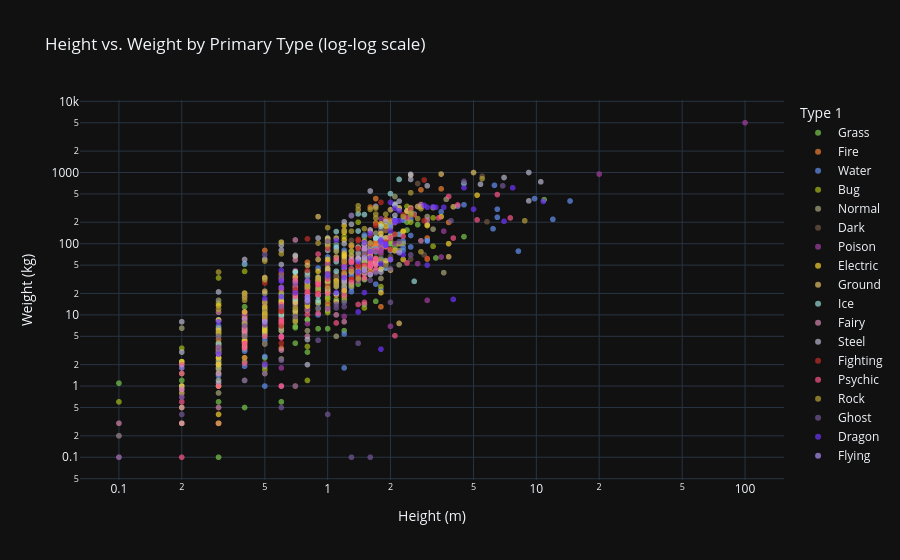

This figure's notebook cell:
### Code cell
# --- 1c: Height vs Weight scatter (log scale, interactive) ---
fig = px.scatter(
    pokes[pokes['BMI'] < 500],
    x='Height (m)', y='Weight (kg)',
    color='Type 1',
    color_discrete_map=TYPE_COLORS,
    hover_name='Pokemon',
    hover_data=['BMI', 'Role', 'Generation'],
    log_x=True, log_y=True,
    title='Height vs. Weight by Primary Type (log-log scale)',
    template='plotly_dark',
    opacity=0.7
)
fig.show()

### Figure 1 — Plotly figure (JSON) as saved in the notebook; plotly's stock layout.template omitted (floating-point values rounded to 4 significant figures; data arrays with more than 128 entries replaced by an {"elided": "..."} marker saying what was removed)
{"data": [{"customdata": {"elided": "113x3 mixed values"}, "hovertemplate": "<b>%{hovertext}</b><br><br>Type 1=Grass<br>Height (m)=%{x}<br>Weight (kg)=%{y}<br>BMI=%{customdata[0]}<br>Role=%{customdata[1]}<br>Generation=%{customdata[2]}<extra></extra>", "hovertext": ["Bulbasaur", "Ivysaur", "Venusaur", "Venusaur", "Oddish", "Gloom", "Vileplume", "Bellsprout", "Weepinbell", "Victreebel", "Victreebel", "Exeggcute", "Exeggutor", "Exeggutor", "Tangela", "Chikorita", "Bayleef", "Meganium", "Meganium", "Bellossom", "Hoppip", "Skiploom", "Jumpluff", "Sunkern", "Sunflora", "Treecko", "Grovyle", "Sceptile", "Sceptile", "Seedot", "Nuzleaf", "Shiftry", "Shroomish", "Breloom", "Roselia", "Cacnea", "Cacturne", "Tropius", "Turtwig", "Grotle", "Torterra", "Budew", "Roserade", "Cherubi", "Cherrim", "Carnivine", "Snover", "Abomasnow", "Abomasnow", "Tangrowth", "Leafeon", "Shaym", "Shaymin", "Snivy", "Servine", "Serperior", "Pansage", "Simisage", "Cottonee", "Whimsicott", "Petilil", "Lilligant", "Lilligant", "Maractus", "Foongus", "Amoonguss", "Ferroseed", "Ferrothorn", "Virizion", "Chespin", "Quilladin", "Chesnaught", "Chesnaught", "Skiddo", "Gogoat", "Rowlet", "Dartrix", "Decidueye", "Decidueye", "Fomantis", "Lurantis", "Morelull", "Shiinotic", "Bounsweet", "Steenee", "Tsareena", "Tapu Bulu", "Kartana", "Grookey", "Thwackey", "Rillaboom", "Gossifleur", "Eldegoss", "Applin", "Flapple", "Appletun", "Sprigatito", "Floragato", "Meowscarada", "Smoliv", "Dolliv", "Arboliva", "Bramblin", "Brambleghast", "Capsakid", "Scovillain", "Brute Bonnet", "Iron Leaves", "Dipplin", "Poltchageist", "Sinistcha", "Ogerpon", "Hydrapple"], "legendgroup": "Grass", "marker": {"color": "#7AC74C", "opacity": 0.7, "symbol": "circle"}, "mode": "markers", "name": "Grass", "showlegend": true, "type": "scattergl", "x": [0.7, 1.0, 2.0, 2.4, 0.5, 0.8, 1.2, 0.7, 1.0, 1.7, 4.5, 0.4, 2.0, 10.9, 1.0, 0.9, 1.2, 1.8, 2.4, 0.4, 0.4, 0.6, 0.8, 0.3, 0.8, 0.5, 0.9, 1.7, 1.9, 0.5, 1.0, 1.3, 0.4, 1.2, 0.3, 0.4, 1.3, 2.0, 0.4, 1.1, 2.2, 0.2, 0.9, 0.4, 0.5, 1.4, 1.0, 2.2, 2.7, 2.0, 1.0, 0.2, 0.4, 0.6, 0.8, 3.3, 0.6, 1.1, 0.3, 0.7, 0.5, 1.1, 1.2, 1.0, 0.2, 0.6, 0.6, 1.0, 2.0, 0.4, 0.7, 1.6, 1.6, 0.9, 1.7, 0.3, 0.7, 1.6, 1.6, 0.3, 0.9, 0.2, 1.0, 0.3, 0.7, 1.2, 1.9, 0.3, 0.3, 0.7, 2.1, 0.4, 0.5, 0.2, 0.3, 0.4, 0.4, 0.9, 1.5, 0.3, 0.6, 1.4, 0.6, 1.2, 0.3, 0.9, 1.2, 1.5, 0.4, 0.1, 0.2, 1.2, 1.8], "xaxis": "x", "y": [6.9, 13.0, 100.0, 155.5, 5.4, 8.6, 18.6, 4.0, 6.4, 15.5, 125.5, 2.5, 120.0, 415.6, 35.0, 6.4, 15.8, 100.5, 201.0, 5.8, 0.5, 1.0, 3.0, 1.8, 8.5, 5.0, 21.6, 52.2, 55.2, 4.0, 28.0, 59.6, 4.5, 39.2, 2.0, 51.3, 77.4, 100.0, 10.2, 97.0, 310.0, 1.2, 14.5, 3.3, 9.3, 27.0, 50.5, 135.5, 185.0, 128.6, 25.5, 2.1, 5.2, 8.1, 16.0, 63.0, 10.5, 30.5, 0.6, 6.6, 6.6, 16.3, 19.2, 28.0, 1.0, 10.5, 18.8, 110.0, 200.0, 9.0, 29.0, 90.0, 90.0, 31.0, 91.0, 1.5, 16.0, 36.6, 37.0, 1.5, 18.5, 1.5, 11.5, 3.2, 8.2, 21.4, 45.5, 0.1, 5.0, 14.0, 90.0, 2.2, 2.5, 0.5, 1.0, 13.0, 4.1, 12.2, 31.2, 6.5, 11.9, 48.2, 0.6, 6.0, 3.0, 15.0, 21.0, 125.0, 4.4, 1.1, 2.2, 39.8, 93.0], "yaxis": "y"}, {"customdata": {"elided": "79x3 mixed values"}, "hovertemplate": "<b>%{hovertext}</b><br><br>Type 1=Fire<br>Height (m)=%{x}<br>Weight (kg)=%{y}<br>BMI=%{customdata[0]}<br>Role=%{customdata[1]}<br>Generation=%{customdata[2]}<extra></extra>", "hovertext": ["Charmander", "Charmeleon", "Charizard", "Charizard", "Charizard", "Vulpix", "Ninetales", "Growlithe", "Growlithe", "Arcanine", "Arcanine", "Ponyta", "Rapidash", "Marowak", "Magmar", "Flareon", "Moltres", "Cyndaquil", "Quilava", "Typhlosion", "Typhlosion", "Slugma", "Magcargo", "Magby", "Entei", "Ho-Oh", "Torchic", "Combusken", "Blaziken", "Blaziken", "Numel", "Camerupt", "Camerupt", "Torkoal", "Chimchar", "Monferno", "Infernape", "Magmortar", "Heatran", "Heatran", "Tepig", "Pignite", "Emboar", "Emboar", "Pansear", "Simisear", "Darumaka", "Darmanitan", "Darmanitan", "Heatmor", "Fennekin", "Braixen", "Delphox", "Delphox", "Fletchinder", "Talonflame", "Litleo", "Pyroar", "Pyroar", "Volcanion", "Litten", "Torracat", "Incineroar", "Oricorio", "Turtonator", "Blacephalon", "Scorbunny", "Raboot", "Cinderace", "Sizzlipede", "Centiskorch", "Fuecoco", "Crocalor", "Skeledirge", "Charcadet", "Armarouge", "Ceruledge", "Iron Moth", "Gouging Fire"], "legendgroup": "Fire", "marker": {"color": "#EE8130", "opacity": 0.7, "symbol": "circle"}, "mode": "markers", "name": "Fire", "showlegend": true, "type": "scattergl", "x": [0.6, 1.1, 1.7, 1.7, 1.7, 0.6, 1.1, 0.7, 0.8, 1.9, 2.0, 1.0, 1.7, 1.0, 1.3, 0.9, 2.0, 0.5, 0.9, 1.7, 1.6, 0.7, 0.8, 0.7, 2.1, 3.8, 0.4, 0.9, 1.9, 1.9, 0.7, 1.9, 2.5, 0.5, 0.5, 0.9, 1.2, 1.6, 1.7, 2.8, 0.5, 1.0, 1.6, 1.8, 0.6, 1.0, 0.6, 1.3, 1.3, 1.4, 0.4, 1.0, 1.5, 1.5, 0.7, 1.2, 0.6, 1.5, 1.5, 1.7, 0.4, 0.7, 1.8, 0.6, 2.0, 1.8, 0.3, 0.6, 1.4, 0.7, 3.0, 0.4, 1.0, 1.6, 0.6, 1.5, 1.6, 1.2, 3.5], "xaxis": "x", "y": [8.5, 19.0, 90.5, 110.5, 100.5, 9.9, 19.9, 19.0, 22.7, 155.0, 168.0, 30.0, 95.0, 34.0, 44.5, 25.0, 60.0, 7.9, 19.0, 79.5, 69.8, 35.0, 55.0, 21.4, 198.0, 199.0, 2.5, 19.5, 52.0, 52.0, 24.0, 220.0, 320.5, 80.4, 6.2, 22.0, 55.0, 68.0, 430.0, 570.0, 9.9, 55.5, 150.0, 180.3, 11.0, 28.0, 37.5, 92.9, 92.9, 58.0, 9.4, 14.5, 39.0, 39.0, 16.0, 24.5, 13.5, 81.5, 81.5, 195.0, 4.3, 25.0, 83.0, 3.4, 212.0, 13.0, 4.5, 9.0, 33.0, 1.0, 120.0, 9.8, 30.7, 326.5, 10.5, 85.0, 62.0, 36.0, 590.0], "yaxis": "y"}, {"customdata": {"elided": "149x3 mixed values"}, "hovertemplate": "<b>%{hovertext}</b><br><br>Type 1=Water<br>Height (m)=%{x}<br>Weight (kg)=%{y}<br>BMI=%{customdata[0]}<br>Role=%{customdata[1]}<br>Generation=%{customdata[2]}<extra></extra>", "hovertext": {"elided": "149 str values"}, "legendgroup": "Water", "marker": {"color": "#6390F0", "opacity": 0.7, "symbol": "circle"}, "mode": "markers", "name": "Water", "showlegend": true, "type": "scattergl", "x": {"elided": "149 float values"}, "xaxis": "x", "y": {"elided": "149 float values"}, "yaxis": "y"}, {"customdata": {"elided": "91x3 mixed values"}, "hovertemplate": "<b>%{hovertext}</b><br><br>Type 1=Bug<br>Height (m)=%{x}<br>Weight (kg)=%{y}<br>BMI=%{customdata[0]}<br>Role=%{customdata[1]}<br>Generation=%{customdata[2]}<extra></extra>", "hovertext": ["Caterpie", "Metapod", "Butterfree", "Weedle", "Kakuna", "Beedrill", "Beedrill", "Paras", "Parasect", "Venonat", "Venomoth", "Scyther", "Pinsir", "Pinsir", "Ledyba", "Ledian", "Spinarak", "Ariados", "Yanma", "Pineco", "Forretress", "Scizor", "Scizor", "Shuckle", "Heracross", "Heracross", "Wurmple", "Silcoon", "Beautifly", "Cascoon", "Dustox", "Surskit", "Masquerain", "Nincada", "Ninjask", "Shedinja", "Volbeat", "Illumise", "Kricketot", "Kricketune", "Burmy", "Wormadam", "Wormadam", "Wormadam", "Mothim", "Combee", "Vespiquen", "Yanmega", "Sewaddle", "Swadloon", "Leavanny", "Venipede", "Whirlipede", "Scolipede", "Scolipede", "Dwebble", "Crustle", "Karrablast", "Escavalier", "Joltik", "Galvantula", "Shelmet", "Accelgor", "Durant", "Larvesta", "Volcarona", "Genesect", "Scatterbug", "Spewpa", "Vivillon", "Grubbin", "Charjabug", "Vikavolt", "Cutiefly", "Ribombee", "Wimpod", "Golisopod", "Golisopod", "Buzzwole", "Pheromosa", "Blipbug", "Dottler", "Orbeetle", "Kleavor", "Tarountula", "Spidops", "Nymble", "Lokix", "Rellor", "Rabsca", "Slither Wing"], "legendgroup": "Bug", "marker": {"color": "#A6B91A", "opacity": 0.7, "symbol": "circle"}, "mode": "markers", "name": "Bug", "showlegend": true, "type": "scattergl", "x": [0.3, 0.7, 1.1, 0.3, 0.6, 1.0, 1.4, 0.3, 1.0, 1.0, 1.5, 1.5, 1.5, 1.7, 1.0, 1.4, 0.5, 1.1, 1.2, 0.6, 1.2, 1.8, 2.0, 0.6, 1.5, 1.7, 0.3, 0.6, 1.0, 0.7, 1.2, 0.5, 0.8, 0.5, 0.8, 0.8, 0.7, 0.6, 0.3, 1.0, 0.2, 0.5, 0.5, 0.5, 0.9, 0.3, 1.2, 1.9, 0.3, 0.5, 1.2, 0.4, 1.2, 2.5, 3.2, 0.3, 1.4, 0.5, 1.0, 0.1, 0.8, 0.4, 0.8, 0.3, 1.1, 1.6, 1.5, 0.3, 0.3, 1.2, 0.4, 0.5, 1.5, 0.1, 0.2, 0.5, 2.0, 2.3, 2.4, 1.8, 0.4, 0.4, 0.4, 1.8, 0.3, 1.0, 0.2, 1.0, 0.2, 0.3, 3.2], "xaxis": "x", "y": [2.9, 9.9, 32.0, 3.2, 10.0, 29.5, 40.5, 5.4, 29.5, 30.0, 12.5, 56.0, 55.0, 59.0, 10.8, 35.6, 8.5, 33.5, 38.0, 7.2, 125.8, 118.0, 125.0, 20.5, 54.0, 62.5, 3.6, 10.0, 28.4, 11.5, 31.6, 1.7, 3.6, 5.5, 12.0, 1.2, 17.7, 17.7, 2.2, 25.5, 3.4, 6.5, 6.5, 6.5, 23.3, 5.5, 38.5, 51.5, 2.5, 7.3, 20.5, 5.3, 58.5, 200.5, 230.5, 14.5, 200.0, 5.9, 33.0, 0.6, 14.3, 7.7, 25.3, 33.0, 28.8, 46.0, 82.5, 2.5, 8.4, 17.0, 4.4, 10.5, 45.0, 0.2, 0.5, 12.0, 108.0, 148.0, 333.6, 25.0, 8.0, 19.5, 40.8, 89.0, 4.0, 16.5, 1.0, 17.5, 1.0, 3.5, 92.0], "yaxis": "y"}, {"customdata": {"elided": "129x3 mixed values"}, "hovertemplate": "<b>%{hovertext}</b><br><br>Type 1=Normal<br>Height (m)=%{x}<br>Weight (kg)=%{y}<br>BMI=%{customdata[0]}<br>Role=%{customdata[1]}<br>Generation=%{customdata[2]}<extra></extra>", "hovertext": {"elided": "129 str values"}, "legendgroup": "Normal", "marker": {"color": "#A8A77A", "opacity": 0.7, "symbol": "circle"}, "mode": "markers", "name": "Normal", "showlegend": true, "type": "scattergl", "x": {"elided": "129 float values"}, "xaxis": "x", "y": {"elided": "129 float values"}, "yaxis": "y"}, {"customdata": {"elided": "58x3 mixed values"}, "hovertemplate": "<b>%{hovertext}</b><br><br>Type 1=Dark<br>Height (m)=%{x}<br>Weight (kg)=%{y}<br>BMI=%{customdata[0]}<br>Role=%{customdata[1]}<br>Generation=%{customdata[2]}<extra></extra>", "hovertext": ["Rattata", "Raticate", "Meowth", "Persian", "Moltres", "Umbreon", "Murkrow", "Qwilfish", "Sneasel", "Houndour", "Houndoom", "Houndoom", "Poochyena", "Mightyena", "Zigzagoon", "Linoone", "Sableye", "Absol", "Absol", "Absol", "Honchkrow", "Weavile", "Darkrai", "Purrloin", "Liepard", "Scraggy", "Scrafty", "Scrafty", "Zorua", "Zoroark", "Pawniard", "Bisharp", "Vullaby", "Mandibuzz", "Deino", "Zweilous", "Hydreigon", "Inkay", "Malamar", "Malamar", "Yveltal", "Guzzlord", "Nickit", "Thievul", "Impidimp", "Morgrem", "Grimmsnarl", "Obstagoon", "Zarude", "Overqwil", "Maschiff", "Mabosstiff", "Kingambit", "Iron Jugulis", "Wo-Chien", "Chien-Pao", "Ting-Lu", "Chi-Yu"], "legendgroup": "Dark", "marker": {"color": "#705746", "opacity": 0.7, "symbol": "circle"}, "mode": "markers", "name": "Dark", "showlegend": true, "type": "scattergl", "x": [0.3, 0.7, 0.4, 1.1, 2.0, 1.0, 0.5, 0.5, 0.9, 0.6, 1.4, 1.9, 0.5, 1.0, 0.4, 0.5, 0.5, 1.2, 1.2, 1.2, 0.9, 1.1, 1.5, 0.4, 1.1, 0.6, 1.1, 1.1, 0.7, 1.6, 0.5, 1.6, 0.5, 1.2, 0.8, 1.4, 1.8, 0.4, 1.5, 2.9, 5.8, 5.5, 0.6, 1.2, 0.4, 0.8, 1.5, 1.6, 1.8, 2.5, 0.5, 1.1, 2.0, 1.3, 1.5, 1.9, 2.7, 0.4], "xaxis": "x", "y": [3.8, 22.5, 4.2, 33.0, 66.0, 27.0, 2.1, 3.9, 28.0, 10.8, 35.0, 49.5, 13.6, 37.0, 17.5, 32.5, 11.0, 47.0, 49.0, 49.0, 27.3, 34.0, 50.5, 10.1, 37.5, 11.8, 30.0, 31.0, 12.5, 81.1, 10.2, 70.0, 9.0, 39.5, 17.3, 50.0, 160.0, 3.5, 47.0, 69.8, 203.0, 888.0, 8.9, 19.9, 5.5, 12.5, 61.0, 46.0, 70.0, 60.5, 16.0, 61.0, 120.0, 111.0, 74.2, 152.2, 699.7, 4.9], "yaxis": "y"}, {"customdata": {"elided": "50x3 mixed values"}, "hovertemplate": "<b>%{hovertext}</b><br><br>Type 1=Poison<br>Height (m)=%{x}<br>Weight (kg)=%{y}<br>BMI=%{customdata[0]}<br>Role=%{customdata[1]}<br>Generation=%{customdata[2]}<extra></extra>", "hovertext": ["Ekans", "Arbok", "Nidoran♀", "Nidorina", "Nidoqueen", "Nidoran♂", "Nidorino", "Nidoking", "Zubat", "Golbat", "Slowbro", "Grimer", "Grimer", "Muk", "Muk", "Koffing", "Weezing", "Weezing", "Crobat", "Wooper", "Slowking", "Gulpin", "Swalot", "Seviper", "Stunky", "Skuntank", "Skorupi", "Drapion", "Croagunk", "Toxicroak", "Trubbish", "Garbodor", "Skrelp", "Dragalge", "Dragalge", "Mareanie", "Toxapex", "Salandit", "Salazzle", "Poipole", "Naganadel", "Eternatus", "Eternatus", "Shroodle", "Grafaiai", "Clodsire", "Okidogi", "Munkidori", "Fezandipiti", "Pecharunt"], "legendgroup": "Poison", "marker": {"color": "#A33EA1", "opacity": 0.7, "symbol": "circle"}, "mode": "markers", "name": "Poison", "showlegend": true, "type": "scattergl", "x": [2.0, 3.5, 0.4, 0.8, 1.3, 0.5, 0.9, 1.4, 0.8, 1.6, 1.6, 0.9, 0.7, 1.2, 1.0, 0.6, 1.2, 3.0, 1.8, 0.4, 1.8, 0.4, 1.7, 2.7, 0.4, 1.0, 0.8, 1.3, 0.7, 1.3, 0.6, 1.9, 0.5, 1.8, 2.1, 0.4, 0.7, 0.6, 1.2, 0.6, 3.6, 20.0, 100.0, 0.2, 0.7, 1.8, 1.8, 1.0, 1.4, 0.3], "xaxis": "x", "y": [6.9, 65.0, 7.0, 20.0, 60.0, 9.0, 19.5, 62.0, 7.5, 55.0, 70.5, 30.0, 42.0, 30.0, 52.0, 1.0, 9.5, 16.0, 75.0, 11.0, 79.5, 10.3, 80.0, 52.5, 19.2, 38.0, 12.0, 61.5, 23.0, 44.4, 31.0, 107.3, 7.3, 81.5, 100.3, 8.0, 14.5, 4.8, 22.2, 1.8, 150.0, 950.0, 5000.0, 0.7, 27.2, 223.0, 92.2, 12.2, 30.1, 0.3], "yaxis": "y"}, {"customdata": {"elided": "73x3 mixed values"}, "hovertemplate": "<b>%{hovertext}</b><br><br>Type 1=Electric<br>Height (m)=%{x}<br>Weight (kg)=%{y}<br>BMI=%{customdata[0]}<br>Role=%{customdata[1]}<br>Generation=%{customdata[2]}<extra></extra>", "hovertext": ["Pikachu", "Pikachu", "Raichu", "Raichu", "Magnemite", "Magneton", "Voltorb", "Voltorb", "Electrode", "Electrode", "Electabuzz", "Jolteon", "Zapdos", "Pichu", "Mareep", "Flaaffy", "Ampharos", "Ampharos", "Elekid", "Raikou", "Electrike", "Manectric", "Manectric", "Plusle", "Minun", "Shinx", "Luxio", "Luxray", "Pachirisu", "Magnezone", "Electivire", "Rotom", "Rotom", "Rotom", "Rotom", "Rotom", "Rotom", "Blitzle", "Zebstrika", "Emolga", "Tynamo", "Eelektrik", "Eelektross", "Eelektross", "Thundurus", "Thundurus", "Helioptile", "Heliolisk", "Dedenne", "Togedemaru", "Tapu Koko", "Xurkitree", "Zeraora", "Zeraora", "Yamper", "Boltund", "Toxel", "Toxtricity", "Pincurchin", "Morpeko", "Dracozolt", "Arctozolt", "Regieleki", "Pawmi", "Pawmo", "Pawmot", "Tadbulb", "Bellibolt", "Wattrel", "Kilowattrel", "Sandy Shocks", "Miraidon", "Raging Bolt"], "legendgroup": "Electric", "marker": {"color": "#F7D02C", "opacity": 0.7, "symbol": "circle"}, "mode": "markers", "name": "Electric", "showlegend": true, "type": "scattergl", "x": [0.4, 0.4, 0.8, 0.7, 0.3, 1.0, 0.5, 0.5, 1.2, 1.2, 1.1, 0.8, 1.6, 0.3, 0.6, 0.8, 1.4, 1.4, 0.6, 1.9, 0.6, 1.5, 1.8, 0.4, 0.4, 0.5, 0.9, 1.4, 0.4, 1.2, 1.8, 0.3, 0.3, 0.3, 0.3, 0.3, 0.3, 0.8, 1.6, 0.4, 0.2, 1.2, 2.1, 3.0, 1.5, 3.0, 0.5, 1.0, 0.2, 0.3, 1.8, 3.8, 1.5, 1.5, 0.3, 1.0, 0.4, 1.6, 0.3, 0.3, 1.8, 2.3, 1.2, 0.3, 0.4, 0.9, 0.3, 1.2, 0.4, 1.4, 2.3, 3.5, 5.2], "xaxis": "x", "y": [6.0, 6.0, 30.0, 21.0, 6.0, 60.0, 10.4, 13.0, 66.6, 71.0, 30.0, 24.5, 52.6, 2.0, 7.8, 13.3, 61.5, 61.5, 23.5, 178.0, 15.2, 40.2, 44.0, 4.2, 4.2, 9.5, 30.5, 42.0, 3.9, 180.0, 138.6, 0.3, 0.3, 0.3, 0.3, 0.3, 0.3, 29.8, 79.5, 5.0, 0.3, 22.0, 80.5, 180.0, 61.0, 61.0, 6.0, 21.0, 2.2, 3.3, 20.5, 100.0, 44.5, 44.5, 13.5, 34.0, 11.0, 40.0, 1.0, 3.0, 190.0, 150.0, 145.0, 2.5, 6.5, 41.0, 0.4, 113.0, 3.6, 38.6, 60.0, 240.0, 480.0], "yaxis": "y"}, {"customdata": {"elided": "49x3 mixed values"}, "hovertemplate": "<b>%{hovertext}</b><br><br>Type 1=Ground<br>Height (m)=%{x}<br>Weight (kg)=%{y}<br>BMI=%{customdata[0]}<br>Role=%{customdata[1]}<br>Generation=%{customdata[2]}<extra></extra>", "hovertext": ["Sandshrew", "Sandslash", "Diglett", "Diglett", "Dugtrio", "Dugtrio", "Cubone", "Marowak", "Rhyhorn", "Rhydon", "Gligar", "Phanpy", "Donphan", "Trapinch", "Vibrava", "Flygon", "Baltoy", "Claydol", "Groudon", "Groudon", "Hippopotas", "Hippowdon", "Rhyperior", "Gliscor", "Drilbur", "Excadrill", "Excadrill", "Sandile", "Krokorok", "Krookodile", "Yamask", "Stunfisk", "Stunfisk", "Golett", "Golurk", "Golurk", "Landorus", "Landorus", "Mudbray", "Mudsdale", "Silicobra", "Sandaconda", "Runerigus", "Ursaluna", "Ursaluna", "Toedscool", "Toedscruel", "Great Tusk", "Iron Treads"], "legendgroup": "Ground", "marker": {"color": "#E2BF65", "opacity": 0.7, "symbol": "circle"}, "mode": "markers", "name": "Ground", "showlegend": true, "type": "scattergl", "x": [0.6, 1.0, 0.2, 0.2, 0.7, 0.7, 0.4, 1.0, 1.0, 1.9, 1.1, 0.5, 1.1, 0.7, 1.1, 2.0, 0.5, 1.5, 3.5, 5.0, 0.8, 2.0, 2.4, 2.0, 0.3, 0.7, 0.9, 0.7, 1.0, 1.5, 0.5, 0.7, 0.7, 1.0, 2.8, 4.0, 1.5, 1.3, 1.0, 2.5, 2.2, 3.8, 1.6, 2.4, 2.7, 0.9, 1.9, 2.2, 0.9], "xaxis": "x", "y": [12.0, 29.5, 0.8, 1.0, 33.3, 66.6, 6.5, 45.0, 115.0, 120.0, 64.8, 33.5, 120.0, 15.0, 15.3, 82.0, 21.5, 108.0, 950.0, 999.7, 49.5, 300.0, 282.8, 42.5, 8.5, 40.4, 60.0, 15.2, 33.4, 96.3, 1.5, 11.0, 20.5, 92.0, 330.0, 330.0, 68.0, 68.0, 110.0, 920.0, 7.6, 65.5, 66.6, 290.0, 333.0, 33.0, 58.0, 320.0, 240.0], "yaxis": "y"}, {"customdata": {"elided": "43x3 mixed values"}, "hovertemplate": "<b>%{hovertext}</b><br><br>Type 1=Ice<br>Height (m)=%{x}<br>Weight (kg)=%{y}<br>BMI=%{customdata[0]}<br>Role=%{customdata[1]}<br>Generation=%{customdata[2]}<extra></extra>", "hovertext": ["Sandshrew", "Sandslash", "Vulpix", "Ninetales", "Mr. Mime", "Jynx", "Articuno", "Swinub", "Piloswine", "Delibird", "Smoochum", "Snorunt", "Glalie", "Glalie", "Spheal", "Sealeo", "Walrein", "Regice", "Glaceon", "Mamoswine", "Froslass", "Froslass", "Darumaka", "Darmanitan", "Darmanitan", "Vanillite", "Vanillish", "Vanilluxe", "Cubchoo", "Beartic", "Cryogonal", "Bergmite", "Avalugg", "Avalugg", "Mr. Rime", "Snom", "Frosmoth", "Eiscue", "Eiscue", "Glastrier", "Cetoddle", "Cetitan", "Iron Bundle"], "legendgroup": "Ice", "marker": {"color": "#96D9D6", "opacity": 0.7, "symbol": "circle"}, "mode": "markers", "name": "Ice", "showlegend": true, "type": "scattergl", "x": [0.7, 1.2, 0.6, 1.1, 1.4, 1.4, 1.7, 0.4, 1.1, 0.9, 0.4, 0.7, 1.5, 2.1, 0.8, 1.1, 1.4, 1.8, 0.8, 2.5, 1.3, 2.6, 0.7, 1.7, 1.7, 0.4, 1.1, 1.3, 0.5, 2.6, 1.1, 1.0, 2.0, 1.4, 1.5, 0.3, 1.3, 1.4, 1.4, 2.2, 1.2, 4.5, 0.6], "xaxis": "x", "y": [40.0, 55.0, 9.9, 19.9, 56.8, 40.6, 55.4, 6.5, 55.8, 16.0, 6.0, 16.8, 256.5, 350.2, 39.5, 87.6, 150.6, 175.0, 25.9, 291.0, 26.6, 29.6, 40.0, 120.0, 120.0, 5.7, 41.0, 57.5, 8.5, 260.0, 148.0, 99.5, 505.0, 262.4, 58.2, 3.8, 42.0, 89.0, 89.0, 800.0, 45.0, 700.0, 11.0], "yaxis": "y"}, {"customdata": [[20.83, "Special Wall", 1], [23.67, "Tank", 1], [14.64, "Tank", 1], [33.33, "Balanced", 2], [16.67, "Balanced", 2], [8.889, "Special Wall", 2], [21.67, "Tank", 2], [24.85, "Tank", 2], [16.89, "Tank", 4], [10.0, "Tank", 6], [22.5, "Tank", 6], [22.5, "Tank", 6], [8.264, "Tank", 6], [12.5, "Special Wall", 6], [24.22, "Special Wall", 6], [21.88, "Balanced", 6], [7.812, "Balanced", 6], [23.5, "Tank", 6], [23.89, "Mixed Attacker", 6], [30.0, "Tank", 7], [7.5, "Balanced", 8], [5.556, "Tank", 8], [14.03, "Tank", 8], [45.28, "Tank", 8], [18.75, "Special Sweeper", 8], [18.75, "Mixed Attacker", 8], [121.1, "Tank", 9], [59.6, "Tank", 9], [55.62, "Balanced", 9], [120.6, "Balanced", 9], [230.2, "Balanced", 9], [5.556, "Special Wall", 9], [17.86, "Physical Sweeper", 9]], "hovertemplate": "<b>%{hovertext}</b><br><br>Type 1=Fairy<br>Height (m)=%{x}<br>Weight (kg)=%{y}<br>BMI=%{customdata[0]}<br>Role=%{customdata[1]}<br>Generation=%{customdata[2]}<extra></extra>", "hovertext": ["Clefairy", "Clefable", "Clefable", "Cleffa", "Togepi", "Togetic", "Snubbull", "Granbull", "Togekiss", "Flabébé", "Floette", "Floette", "Florges", "Spritzee", "Aromatisse", "Swirlix", "Slurpuff", "Sylveon", "Xerneas", "Comfey", "Milcery", "Alcremie", "Zacian", "Zacian", "Enamorus", "Enamorus", "Fidough", "Dachsbun", "Tinkatink", "Tinkatuff", "Tinkaton", "Scream Tail", "Iron Valiant"], "legendgroup": "Fairy", "marker": {"color": "#D685AD", "opacity": 0.7, "symbol": "circle"}, "mode": "markers", "name": "Fairy", "showlegend": true, "type": "scattergl", "x": [0.6, 1.3, 1.7, 0.3, 0.3, 0.6, 0.6, 1.4, 1.5, 0.1, 0.2, 0.2, 1.1, 0.2, 0.8, 0.4, 0.8, 1.0, 3.0, 0.1, 0.2, 0.3, 2.8, 2.8, 1.6, 1.6, 0.3, 0.5, 0.4, 0.7, 0.7, 1.2, 1.4], "xaxis": "x", "y": [7.5, 40.0, 42.3, 3.0, 1.5, 3.2, 7.8, 48.7, 38.0, 0.1, 0.9, 0.9, 10.0, 0.5, 15.5, 3.5, 5.0, 23.5, 215.0, 0.3, 0.3, 0.5, 110.0, 355.0, 48.0, 48.0, 10.9, 14.9, 8.9, 59.1, 112.8, 8.0, 35.0], "yaxis": "y"}, {"customdata": {"elided": "47x3 mixed values"}, "hovertemplate": "<b>%{hovertext}</b><br><br>Type 1=Steel<br>Height (m)=%{x}<br>Weight (kg)=%{y}<br>BMI=%{customdata[0]}<br>Role=%{customdata[1]}<br>Generation=%{customdata[2]}<extra></extra>", "hovertext": ["Meowth", "Steelix", "Steelix", "Skarmory", "Skarmory", "Mawile", "Mawile", "Aron", "Lairon", "Aggron", "Aggron", "Beldum", "Metang", "Metagross", "Metagross", "Registeel", "Jirachi", "Bronzor", "Bronzong", "Dialga", "Dialga", "Klink", "Klang", "Klinklang", "Cobalion", "Honedge", "Doublade", "Aegislash", "Aegislash", "Sliggoo", "Goodra", "Klefki", "Celesteela", "Magearna", "Magearna", "Meltan", "Melmetal", "Perrserker", "Cufant", "Copperajah", "Duraludon", "Varoom", "Revavroom", "Orthworm", "Gholdengo", "Archaludon", "Iron Crown"], "legendgroup": "Steel", "marker": {"color": "#B7B7CE", "opacity": 0.7, "symbol": "circle"}, "mode": "markers", "name": "Steel", "showlegend": true, "type": "scattergl", "x": [0.4, 9.2, 10.5, 1.7, 1.7, 0.6, 1.0, 0.4, 0.9, 2.1, 2.2, 0.6, 1.2, 1.6, 2.5, 1.9, 0.3, 0.5, 1.3, 5.4, 7.0, 0.3, 0.6, 0.6, 2.1, 0.8, 0.8, 1.7, 1.7, 0.7, 1.7, 0.2, 9.2, 1.0, 1.3, 0.2, 2.5, 0.8, 1.2, 3.0, 1.8, 1.0, 1.8, 2.5, 1.2, 2.0, 1.6], "xaxis": "x", "y": [7.5, 400.0, 740.0, 50.5, 40.4, 11.5, 23.5, 60.0, 120.0, 360.0, 395.0, 95.2, 202.5, 550.0, 942.9, 205.0, 1.1, 60.5, 187.0, 683.0, 850.0, 21.0, 51.0, 81.0, 250.0, 2.0, 4.5, 53.0, 53.0, 68.5, 334.1, 3.0, 999.9, 80.5, 248.1, 8.0, 800.0, 28.0, 100.0, 650.0, 40.0, 35.0, 120.0, 310.0, 30.0, 60.0, 156.0], "yaxis": "y"}, {"customdata": {"elided": "56x3 mixed values"}, "hovertemplate": "<b>%{hovertext}</b><br><br>Type 1=Fighting<br>Height (m)=%{x}<br>Weight (kg)=%{y}<br>BMI=%{customdata[0]}<br>Role=%{customdata[1]}<br>Generation=%{customdata[2]}<extra></extra>", "hovertext": ["Mankey", "Primeape", "Machop", "Machoke", "Machamp", "Farfetch'd", "Hitmonlee", "Hitmonchan", "Tauros", "Tauros", "Tauros", "Zapdos", "Sneasel", "Tyrogue", "Hitmontop", "Makuhita", "Hariyama", "Meditite", "Meditite", "Medicham", "Medicham", "Medicham", "Medicham", "Riolu", "Lucario", "Lucario", "Lucario", "Timburr", "Gurdurr", "Conkeldurr", "Throh", "Sawk", "Mienfoo", "Mienshao", "Pancham", "Pangoro", "Hawlucha", "Hawlucha", "Crabrawler", "Crabominable", "Crabominable", "Passimian", "Marshadow", "Clobbopus", "Grapploct", "Sirfetch'd", "Falinks", "Falinks", "Zamazenta", "Zamazenta", "Kubfu", "Urshifu", "Sneasler", "Annihilape", "Iron Hands", "Koraidon"], "legendgroup": "Fighting", "marker": {"color": "#C22E28", "opacity": 0.7, "symbol": "circle"}, "mode": "markers", "name": "Fighting", "showlegend": true, "type": "scattergl", "x": [0.5, 1.0, 0.8, 1.5, 1.6, 0.8, 1.5, 1.4, 1.4, 1.4, 1.4, 1.6, 0.9, 0.7, 1.4, 1.0, 2.3, 0.6, 0.6, 1.3, 1.3, 1.3, 1.3, 0.7, 1.2, 1.2, 1.2, 0.6, 1.2, 1.4, 1.3, 1.4, 0.9, 1.4, 0.6, 2.1, 0.8, 1.0, 0.6, 1.7, 2.6, 2.0, 0.7, 0.6, 1.6, 0.8, 3.0, 1.6, 2.9, 2.9, 0.6, 1.9, 1.3, 1.2, 1.8, 2.5], "xaxis": "x", "y": [28.0, 32.0, 19.5, 70.5, 130.0, 42.0, 49.8, 50.2, 115.0, 85.0, 110.0, 58.2, 27.0, 21.0, 48.0, 86.4, 253.8, 11.2, 11.2, 31.5, 31.5, 31.5, 31.5, 20.2, 54.0, 54.0, 54.0, 12.5, 40.0, 87.0, 55.5, 51.0, 20.0, 35.5, 8.0, 136.0, 21.5, 25.0, 7.0, 180.0, 252.8, 82.8, 22.2, 4.0, 39.0, 117.0, 62.0, 99.0, 210.0, 785.0, 12.0, 105.0, 43.0, 56.0, 380.7, 303.0], "yaxis": "y"}, {"customdata": {"elided": "79x3 mixed values"}, "hovertemplate": "<b>%{hovertext}</b><br><br>Type 1=Psychic<br>Height (m)=%{x}<br>Weight (kg)=%{y}<br>BMI=%{customdata[0]}<br>Role=%{customdata[1]}<br>Generation=%{customdata[2]}<extra></extra>", "hovertext": ["Abra", "Kadabra", "Alakazam", "Alakazam", "Ponyta", "Rapidash", "Slowpoke", "Drowzee", "Hypno", "Mr. Mime", "Articuno", "Mewtwo", "Mewtwo", "Mewtwo", "Mew", "Natu", "Xatu", "Espeon", "Unown", "Wobbuffet", "Lugia", "Celebi", "Ralts", "Kirlia", "Gardevoir", "Gardevoir", "Spoink", "Grumpig", "Chimecho", "Wynaut", "Deoxys", "Deoxys", "Deoxys", "Deoxys", "Chingling", "Mime Jr.", "Gallade", "Gallade", "Uxie", "Mesprit", "Azelf", "Cresselia", "Victini", "Munna", "Musharna", "Woobat", "Swoobat", "Sigilyph", "Gothita", "Gothorita", "Gothitelle", "Solosis", "Duosion", "Reuniclus", "Elgyem", "Beheeyem", "Braviary", "Espurr", "Meowstic", "Meowstic", "Hoopa", "Hoopa", "Tapu Lele", "Cosmog", "Solgaleo", "Lunala", "Necrozma", "Necrozma", "Necrozma", "Necrozma", "Hatenna", "Hattrem", "Hatterene", "Indeedee", "Indeedee", "Calyrex", "Calyrex", "Flittle", "Espathra"], "legendgroup": "Psychic", "marker": {"color": "#F95587", "opacity": 0.7, "symbol": "circle"}, "mode": "markers", "name": "Psychic", "showlegend": true, "type": "scattergl", "x": [0.9, 1.3, 1.5, 1.2, 0.8, 1.7, 1.2, 1.0, 1.6, 1.3, 1.7, 2.0, 2.3, 1.5, 0.4, 0.2, 1.5, 0.9, 0.5, 1.3, 5.2, 0.6, 0.4, 0.8, 1.6, 1.6, 0.7, 0.9, 0.6, 0.6, 1.7, 1.7, 1.7, 1.7, 0.2, 0.6, 1.6, 1.6, 0.3, 0.3, 0.3, 1.5, 0.4, 0.6, 1.1, 0.4, 0.9, 1.4, 0.4, 0.7, 1.5, 0.3, 0.6, 1.0, 0.5, 1.0, 1.7, 0.3, 0.6, 0.8, 0.5, 6.5, 1.2, 0.2, 3.4, 4.0, 2.4, 3.8, 4.2, 7.5, 0.4, 0.6, 2.1, 0.9, 0.9, 1.1, 2.4, 0.2, 1.9], "xaxis": "x", "y": [19.5, 56.5, 48.0, 48.0, 24.0, 80.0, 36.0, 32.4, 75.6, 54.5, 50.9, 122.0, 127.0, 33.0, 4.0, 2.0, 15.0, 26.5, 5.0, 28.5, 216.0, 5.0, 6.6, 20.2, 48.4, 48.4, 30.6, 71.5, 1.0, 14.0, 60.8, 60.8, 60.8, 60.8, 0.6, 13.0, 52.0, 56.4, 0.3, 0.3, 0.3, 85.6, 4.0, 23.3, 60.5, 2.1, 10.5, 14.0, 5.8, 18.0, 44.0, 1.0, 8.0, 20.1, 9.0, 34.5, 43.4, 3.5, 8.5, 10.1, 9.0, 490.0, 18.6, 0.1, 230.0, 120.0, 230.0, 460.0, 350.0, 230.0, 3.4, 4.8, 5.1, 28.0, 28.0, 7.7, 53.6, 1.5, 90.0], "yaxis": "y"}, {"customdata": {"elided": "69x3 mixed values"}, "hovertemplate": "<b>%{hovertext}</b><br><br>Type 1=Rock<br>Height (m)=%{x}<br>Weight (kg)=%{y}<br>BMI=%{customdata[0]}<br>Role=%{customdata[1]}<br>Generation=%{customdata[2]}<extra></extra>", "hovertext": ["Geodude", "Geodude", "Graveler", "Graveler", "Golem", "Golem", "Onix", "Omanyte", "Omastar", "Kabuto", "Kabutops", "Aerodactyl", "Aerodactyl", "Sudowoodo", "Larvitar", "Pupitar", "Tyranitar", "Tyranitar", "Nosepass", "Lunatone", "Solrock", "Lileep", "Cradily", "Anorith", "Armaldo", "Regirock", "Cranidos", "Rampardos", "Shieldon", "Bastiodon", "Bonsly", "Probopass", "Roggenrola", "Boldore", "Gigalith", "Archen", "Archeops", "Terrakion", "Binacle", "Barbaracle", "Barbaracle", "Tyrunt", "Tyrantrum", "Amaura", "Aurorus", "Carbink", "Diancie", "Diancie", "Rockruff", "Lycanroc", "Lycanroc", "Lycanroc", "Minior", "Minior", "Nihilego", "Stakataka", "Rolycoly", "Carkol", "Coalossal", "Stonjourner", "Nacli", "Naclstack", "Garganacl", "Klawf", "Glimmet", "Glimmora", "Glimmora", "Iron Thorns", "Iron Boulder"], "legendgroup": "Rock", "marker": {"color": "#B6A136", "opacity": 0.7, "symbol": "circle"}, "mode": "markers", "name": "Rock", "showlegend": true, "type": "scattergl", "x": [0.4, 0.4, 1.0, 1.0, 1.4, 1.7, 8.8, 0.4, 1.0, 0.5, 1.3, 1.8, 2.1, 1.2, 0.6, 1.2, 2.0, 2.5, 1.0, 1.0, 1.2, 1.0, 1.5, 0.7, 1.5, 1.7, 0.9, 1.6, 0.5, 1.3, 0.5, 1.4, 0.4, 0.9, 1.7, 0.5, 1.4, 1.9, 0.5, 1.3, 2.2, 0.8, 2.5, 1.3, 2.7, 0.3, 0.7, 1.1, 0.5, 0.8, 1.1, 0.8, 0.3, 0.3, 1.2, 5.5, 0.3, 1.1, 2.8, 2.5, 0.4, 0.6, 2.3, 1.3, 0.7, 1.5, 2.8, 1.6, 1.5], "xaxis": "x", "y": [20.0, 20.3, 105.0, 110.0, 300.0, 316.0, 210.0, 7.5, 35.0, 11.5, 40.5, 59.0, 79.0, 38.0, 72.0, 152.0, 202.0, 255.0, 97.0, 168.0, 154.0, 23.8, 60.4, 12.5, 68.2, 230.0, 31.5, 102.5, 57.0, 149.5, 15.0, 340.0, 18.0, 102.0, 260.0, 9.5, 32.0, 260.0, 31.0, 96.0, 100.0, 26.0, 270.0, 25.2, 225.0, 5.7, 8.8, 27.8, 9.2, 25.0, 25.0, 25.0, 40.0, 0.3, 55.5, 820.0, 12.0, 78.0, 310.5, 520.0, 16.0, 105.0, 240.0, 79.0, 8.0, 45.0, 77.0, 303.0, 162.5], "yaxis": "y"}, {"customdata": {"elided": "47x3 mixed values"}, "hovertemplate": "<b>%{hovertext}</b><br><br>Type 1=Ghost<br>Height (m)=%{x}<br>Weight (kg)=%{y}<br>BMI=%{customdata[0]}<br>Role=%{customdata[1]}<br>Generation=%{customdata[2]}<extra></extra>", "hovertext": ["Gastly", "Haunter", "Gengar", "Gengar", "Misdreavus", "Corsola", "Shuppet", "Banette", "Banette", "Duskull", "Dusclops", "Drifloon", "Drifblim", "Mismagius", "Spiritomb", "Dusknoir", "Giratina", "Giratina", "Yamask", "Cofagrigus", "Litwick", "Lampent", "Chandelure", "Chandelure", "Phantump", "Trevenant", "Pumpkaboo", "Pumpkaboo", "Pumpkaboo", "Pumpkaboo", "Gourgeist", "Gourgeist", "Gourgeist", "Gourgeist", "Sandygast", "Palossand", "Mimikyu", "Dhelmise", "Sinistea", "Polteageist", "Cursola", "Spectrier", "Greavard", "Houndstone", "Flutter Mane", "Gimmighoul", "Gimmighoul"], "legendgroup": "Ghost", "marker": {"color": "#735797", "opacity": 0.7, "symbol": "circle"}, "mode": "markers", "name": "Ghost", "showlegend": true, "type": "scattergl", "x": [1.3, 1.6, 1.5, 1.4, 0.7, 0.6, 0.6, 1.1, 1.2, 0.8, 1.6, 0.4, 1.2, 0.9, 1.0, 2.2, 4.5, 6.9, 0.5, 1.7, 0.3, 0.6, 1.0, 2.5, 0.4, 1.5, 0.3, 0.4, 0.5, 0.8, 0.7, 0.9, 1.1, 1.7, 0.5, 1.3, 0.2, 3.9, 0.1, 0.2, 1.0, 2.0, 0.6, 2.0, 1.4, 0.3, 0.1], "xaxis": "x", "y": [0.1, 0.1, 40.5, 40.5, 1.0, 0.5, 2.3, 12.5, 13.0, 15.0, 30.6, 1.2, 15.0, 4.4, 108.0, 106.6, 750.0, 650.0, 1.5, 76.5, 3.1, 13.0, 34.3, 69.6, 7.0, 71.0, 3.5, 5.0, 7.5, 15.0, 9.5, 12.5, 14.0, 39.0, 70.0, 250.0, 0.7, 210.0, 0.2, 0.4, 0.4, 44.5, 35.0, 15.0, 4.0, 5.0, 0.1], "yaxis": "y"}, {"customdata": {"elided": "52x3 mixed values"}, "hovertemplate": "<b>%{hovertext}</b><br><br>Type 1=Dragon<br>Height (m)=%{x}<br>Weight (kg)=%{y}<br>BMI=%{customdata[0]}<br>Role=%{customdata[1]}<br>Generation=%{customdata[2]}<extra></extra>", "hovertext": ["Dratini", "Dragonair", "Dragonite", "Dragonite", "Altaria", "Altaria", "Bagon", "Shelgon", "Salamence", "Salamence", "Latias", "Latias", "Latios", "Latios", "Rayquaza", "Rayquaza", "Gible", "Gabite", "Garchomp", "Garchomp", "Garchomp", "Axew", "Fraxure", "Haxorus", "Druddigon", "Reshiram", "Zekrom", "Kyurem", "Kyurem", "Kyurem", "Goomy", "Sliggoo", "Goodra", "Zygarde", "Zygarde", "Zygarde", "Zygarde", "Jangmo-o", "Hakamo-o", "Kommo-o", "Dreepy", "Drakloak", "Dragapult", "Regidrago", "Cyclizar", "Tatsugiri", "Tatsugiri", "Frigibax", "Arctibax", "Baxcalibur", "Baxcalibur", "Roaring Moon"], "legendgroup": "Dragon", "marker": {"color": "#6F35FC", "opacity": 0.7, "symbol": "circle"}, "mode": "markers", "name": "Dragon", "showlegend": true, "type": "scattergl", "x": [1.8, 4.0, 2.2, 2.2, 1.1, 1.5, 0.6, 1.1, 1.5, 1.8, 1.4, 1.8, 2.0, 2.3, 7.0, 10.8, 0.7, 1.4, 1.9, 1.9, 1.9, 0.6, 1.0, 1.8, 1.6, 3.2, 2.9, 3.0, 3.6, 3.3, 0.3, 0.8, 2.0, 5.0, 1.2, 4.5, 7.7, 0.6, 1.2, 1.6, 0.5, 1.4, 3.0, 2.1, 1.6, 0.3, 0.6, 0.5, 0.8, 2.1, 2.1, 2.0], "xaxis": "x", "y": [3.3, 16.5, 210.0, 290.0, 20.6, 20.6, 42.1, 110.5, 102.6, 112.6, 40.0, 52.0, 60.0, 70.0, 206.5, 392.0, 20.5, 56.0, 95.0, 95.0, 99.0, 18.0, 36.0, 105.5, 139.0, 330.0, 345.0, 325.0, 325.0, 325.0, 2.8, 17.5, 150.5, 305.0, 33.5, 610.0, 610.0, 29.7, 47.0, 78.2, 2.0, 11.0, 50.0, 200.0, 63.0, 8.0, 24.0, 17.0, 30.0, 210.0, 315.0, 380.0], "yaxis": "y"}, {"customdata": [[28.0, "Special Sweeper", 5], [32.14, "Special Sweeper", 5], [32.0, "Balanced", 6], [37.78, "Balanced", 6], [45.0, "Balanced", 8], [25.0, "Tank", 8], [15.5, "Physical Wall", 8], [28.12, "Tank", 8], [19.07, "Tank", 9], [14.45, "Tank", 9]], "hovertemplate": "<b>%{hovertext}</b><br><br>Type 1=Flying<br>Height (m)=%{x}<br>Weight (kg)=%{y}<br>BMI=%{customdata[0]}<br>Role=%{customdata[1]}<br>Generation=%{customdata[2]}<extra></extra>", "hovertext": ["Tornadus", "Tornadus", "Noibat", "Noivern", "Rookidee", "Corvisquire", "Corviknight", "Cramorant", "Bombirdier", "Flamigo"], "legendgroup": "Flying", "marker": {"color": "#A98FF3", "opacity": 0.7, "symbol": "circle"}, "mode": "markers", "name": "Flying", "showlegend": true, "type": "scattergl", "x": [1.5, 1.4, 0.5, 1.5, 0.2, 0.8, 2.2, 0.8, 1.5, 1.6], "xaxis": "x", "y": [63.0, 63.0, 8.0, 85.0, 1.8, 16.0, 75.0, 18.0, 42.9, 37.0], "yaxis": "y"}], "layout": {"legend": {"title": {"text": "Type 1"}, "tracegroupgap": 0}, "title": {"text": "Height vs. Weight by Primary Type (log-log scale)"}, "xaxis": {"anchor": "y", "domain": [0.0, 1.0], "title": {"text": "Height (m)"}, "type": "log"}, "yaxis": {"anchor": "x", "domain": [0.0, 1.0], "title": {"text": "Weight (kg)"}, "type": "log"}}}
